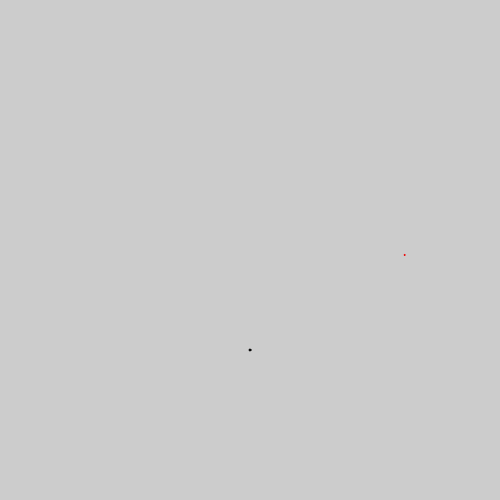
Frame 1 (no input)
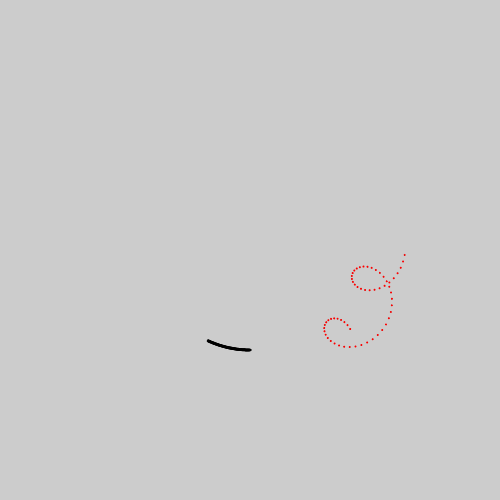
Frame 60 (no input)
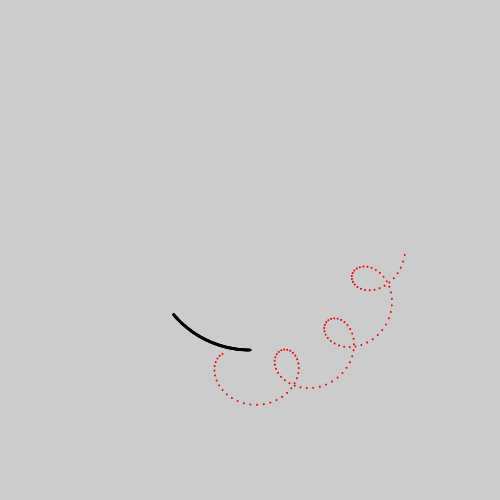
Frame 120 (the mouse pressed at the canvas centre since frame 60)

The p5.js sketch that drew these frames (run headless with seeded random() and noise() and a simulated clock; from frame 60 on, the mouse is pressed at the canvas centre):

// p5.js sketch
// ── sketch.js


/* Circle */

var angle1 = 0.0;
var angle2 = 0.2;
var offset = 60;
var scalar = 2;
var speed1 = 0.0073;
var speed2 = 0.187;
var radius1 = 100;
var radius2 = 30;
var t = 0;

function setup() {
  createCanvas(500, 500);
  fill(0);
  background(204);
}



function draw() {
  stroke('black');
  translate(width/2, height/2);
  //x = mouseX - width/2;
  //y = mouseY - height/2;
  //console.log(x, y);
  
  //angle = -HALF_PI + atan2(y, x);
  rotate(angle1);
  ellipse(0, radius1, 2, 2);

  x = (radius1+radius2)*cos(angle1);
  y = (radius1+radius2)*sin(angle1);
  translate(x,y);
  stroke('red');
  // t = top of circle
  drawx = (radius2 - 5)*cos(angle2);
  drawy = (radius2 - 5)*sin(angle2);
  ellipse(drawx, drawy, 1, 1);
  //console.log(drawx, drawy);
  //var x = cos(angle) * scalar;
  //var y = sin(angle) * scalar;
  angle1 += speed1;
  angle2 += speed2;
  //scalar += speed;
}
